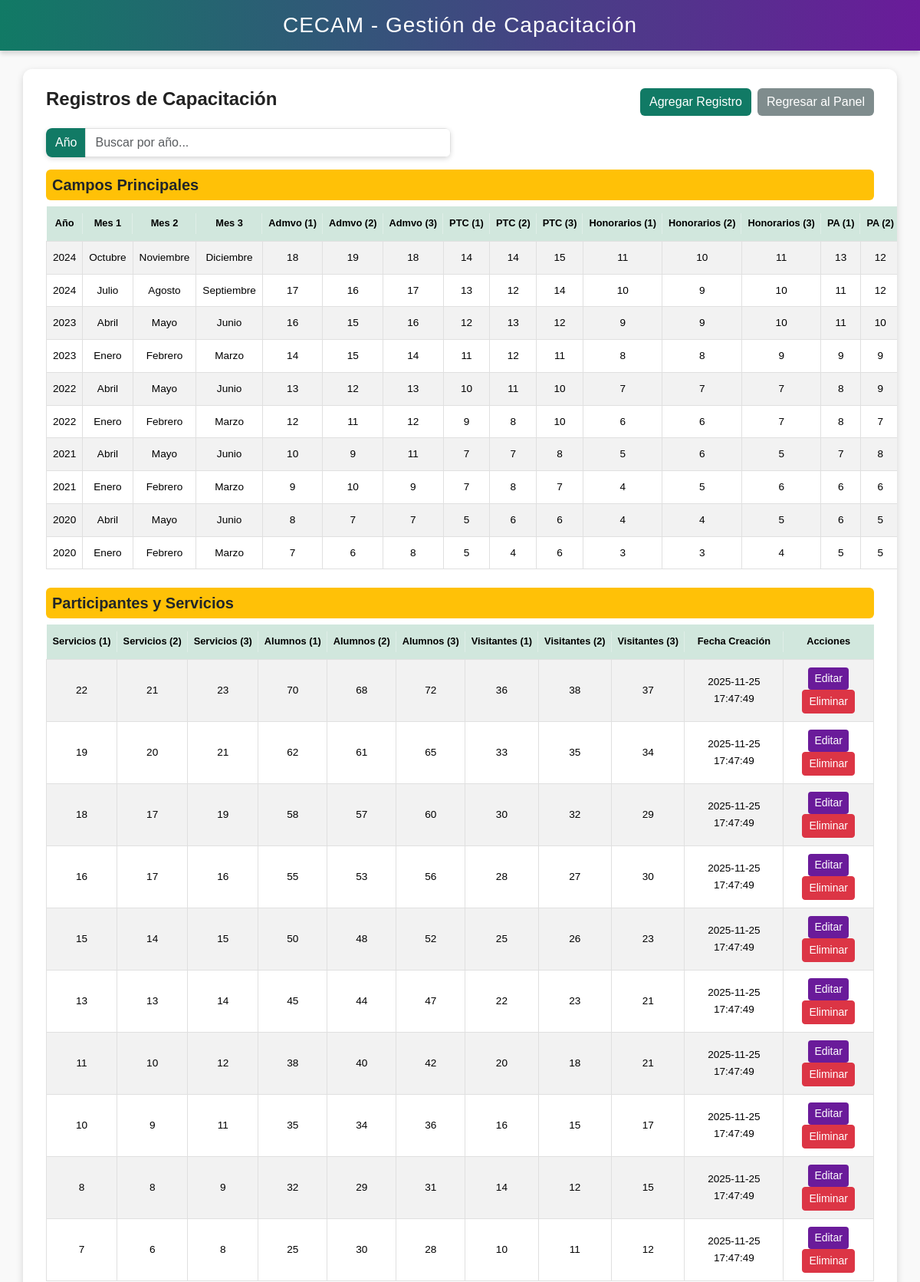
/index.php?view=capacitacion (signed in, upper part), run on the app's committed database.
### tables this page shows
CREATE TABLE `capacitacion` (
  `id_capacitacion` int(11) NOT NULL AUTO_INCREMENT,
  `año` int(11) NOT NULL,
  `mes_1` varchar(50) DEFAULT NULL,
  `mes_2` varchar(50) DEFAULT NULL,
  `mes_3` varchar(50) DEFAULT NULL,
  `admvo1` int(11) DEFAULT 0,
  `admvo2` int(11) DEFAULT 0,
  `admvo3` int(11) DEFAULT 0,
  `PTC1` int(11) DEFAULT 0,
  `PTC2` int(11) DEFAULT 0,
  `PTC3` int(11) DEFAULT 0,
  `Honorarios1` int(11) DEFAULT 0,
  `Honorarios2` int(11) DEFAULT 0,
  `Honorarios3` int(11) DEFAULT 0,
  `PA1` int(11) DEFAULT 0,
  `PA2` int(11) DEFAULT 0,
  `PA3` int(11) DEFAULT 0,
  `Servicios1` int(11) DEFAULT 0,
  `Servicios2` int(11) DEFAULT 0,
  `Servicios3` int(11) DEFAULT 0,
  `Alumnos1` int(11) DEFAULT 0,
  `Alumnos2` int(11) DEFAULT 0,
  `Alumnos3` int(11) DEFAULT 0,
  `Visitantes1` int(11) DEFAULT 0,
  `Visitantes2` int(11) DEFAULT 0,
  `Visitantes3` int(11) DEFAULT 0,
  `personas_externas_capacitadas1` int(11) DEFAULT 0,
  `personas_externas_capacitadas2` int(11) DEFAULT 0,
  `personas_externas_capacitadas3` int(11) DEFAULT 0,
  `Cantidad_totalCapa1` float DEFAULT 0,
  `Cantidad_totalCapa2` float DEFAULT 0,
  `Cantidad_totalCapa3` float DEFAULT 0,
  `Total_empirico` float DEFAULT 0,
  `Calculo_total_verdadero1` float DEFAULT 0,
  `Calculo_total_verdadero2` float DEFAULT 0,
  `Calculo_total_verdadero3` float DEFAULT 0,
  `total_verdaderoFinal` float DEFAULT 0,
  `cantidad_hombres` int(11) DEFAULT 0,
  `cantidad_mujeres` int(11) DEFAULT 0,
  `porcentaje_hombres` float DEFAULT 0,
  `porcentaje_mujeres` float DEFAULT 0,
  `fecha_creacion` timestamp NOT NULL DEFAULT current_timestamp(),
  PRIMARY KEY (`id_capacitacion`)
);

### app/controllers/CapacitacionController.php (called while the page is built, shortened)
<?php
require_once __DIR__ . '/../models/CapacitacionModel.php';
class CapacitacionController
{
    private $capacitacionModel;
    public function __construct()
    {
        $this->capacitacionModel = new CapacitacionModel();
    }
    public function index()
    {
        $capacitaciones = $this->capacitacionModel->getAll();
        include __DIR__ . '/../views/capacitacion.php';
    }
}
?>

### app/models/Model.php (called while the page is built, shortened)
<?php
require_once(__DIR__ . '/../../config/database.php');
class Model
{
    public function __construct($connection = null)
    {
        if ($connection) {
            $this->db = $connection;
        } else {
            $database = new Database();
            $this->db = $database->connect();
        }
    }
}

### config/database.php (called while the page is built, shortened)
<?php
class Database {
    private $host = "localhost";
    private $user = "root";
    private $password = "";
    private $dbname = "Estancia";
    public function connect() {
        $this->conn = new mysqli($this->host, $this->user, $this->password, $this->dbname);
        $this->conn->set_charset("utf8mb4");
        return $this->conn;
    }
}
?>

### app/models/CapacitacionModel.php (called while the page is built, shortened)
<?php
require_once(__DIR__ . '/Model.php');
class CapacitacionModel extends Model
{
    protected $table = 'capacitacion';
    public function getAll()
    {
        $sql = "SELECT * FROM {$this->table} ORDER BY año DESC";
        $result = $this->db->query($sql);
        $data = [];
        if ($result && $result->num_rows > 0) {
            while ($row = $result->fetch_assoc()) {
                $data[] = $row;
            }
        }
        return $data;
    }
}
?>

### app/views/capacitacion.php (the view, shortened to what this page needs)
<?php
$capacitaciones = $capacitaciones ?? [];
?>
<!DOCTYPE html>
<html lang="es">
<head>
<link href="https://cdn.jsdelivr.net/npm/bootstrap@5.3.2/dist/css/bootstrap.min.css" rel="stylesheet">
<link rel="stylesheet" href="public/css/capa.css">
</head>
<body>
<header class="bg-success text-white text-center py-3">
<h3>CECAM - Gestión de Capacitación</h3>
</header>
<div class="container mt-4">
  <div class="d-flex justify-content-between align-items-center mb-3">
    <h4>Registros de Capacitación</h4>
    <div class="d-flex gap-2">
      <button class="btn btn-success" data-bs-toggle="modal" data-bs-target="#modalAgregar">
        Agregar Registro
      </button>
      <a href="index.php?view=dashboard_admin" class="btn btn-secondary">
        Regresar al Panel
      </a>
    </div>
  </div>
  <div class="row mb-3">
    <div class="col-md-6">
      <div class="input-group">
        <span class="input-group-text">Año</span>
        <input type="number" id="searchInput" class="form-control" placeholder="Buscar por año...">
      </div>
    </div>
  </div>
  <h5 class="bg-warning text-dark p-2 rounded">Campos Principales</h5>
  <table class="table table-striped text-center align-middle tabla-capacitacion">
    <thead class="table-success">
      <tr>
        <th>Año</th>
        <th>Mes 1</th>
        <th>Mes 2</th>
        <th>Mes 3</th>
        <th>Admvo (1)</th>
        <th>Admvo (2)</th>
        <th>Admvo (3)</th>
        <th>PTC (1)</th>
        <th>PTC (2)</th>
        <th>PTC (3)</th>
        <th>Honorarios (1)</th>
        <th>Honorarios (2)</th>
        <th>Honorarios (3)</th>
        <th>PA (1)</th>
        <th>PA (2)</th>
      </tr>
    </thead>
    <tbody>
      <?php foreach ($capacitaciones as $c): ?>
      <tr data-year="<?= (int)$c['año'] ?>">
        <td><?= $c['año'] ?></td>
        <td><?= htmlspecialchars($c['mes_1']) ?></td>
        <td><?= htmlspecialchars($c['mes_2']) ?></td>
        <td><?= htmlspecialchars($c['mes_3']) ?></td>
        <td><?= $c['admvo1'] ?></td>
        <td><?= $c['admvo2'] ?></td>
        <td><?= $c['admvo3'] ?></td>
        <td><?= $c['PTC1'] ?></td>
        <td><?= $c['PTC2'] ?></td>
        <td><?= $c['PTC3'] ?></td>
        <td><?= $c['Honorarios1'] ?></td>
        <td><?= $c['Honorarios2'] ?></td>
        <td><?= $c['Honorarios3'] ?></td>
        <td><?= $c['PA1'] ?></td>
        <td><?= $c['PA2'] ?></td>
      </tr>
      <?php endforeach; ?>
    </tbody>
  </table>
  <h5 class="bg-warning text-dark p-2 rounded mt-4">Participantes y Servicios</h5>
  <table class="table table-striped text-center align-middle tabla-capacitacion">
    <thead class="table-success">
      <tr>
        <th>Servicios (1)</th>
        <th>Servicios (2)</th>
        <th>Servicios (3)</th>
        <th>Alumnos (1)</th>
        <th>Alumnos (2)</th>
        <th>Alumnos (3)</th>
        <th>Visitantes (1)</th>
        <th>Visitantes (2)</th>
        <th>Visitantes (3)</th>
        <th>Fecha Creación</th>
        <th>Acciones</th>
      </tr>
    </thead>
    <tbody>
      <?php foreach ($capacitaciones as $c): ?>
      <tr data-year="<?= (int)$c['año'] ?>">
        <td><?= $c['Servicios1'] ?></td>
        <td><?= $c['Servicios2'] ?></td>
        <td><?= $c['Servicios3'] ?></td>
        <td><?= $c['Alumnos1'] ?></td>
        <td><?= $c['Alumnos2'] ?></td>
        <td><?= $c['Alumnos3'] ?></td>
        <td><?= $c['Visitantes1'] ?></td>
        <td><?= $c['Visitantes2'] ?></td>
        <td><?= $c['Visitantes3'] ?></td>
        <td><?= $c['fecha_creacion'] ?></td>
        <td>
          <button class="btn btn-warning btn-sm btnEditar"
              data-id="<?= $c['id_capacitacion'] ?>"
              data-año="<?= $c['año'] ?>"
              data-mes_1="<?= htmlspecialchars($c['mes_1'], ENT_QUOTES) ?>"
              data-mes_2="<?= htmlspecialchars($c['mes_2'], ENT_QUOTES) ?>"
              data-mes_3="<?= htmlspecialchars($c['mes_3'], ENT_QUOTES) ?>"
              data-admvo1="<?= $c['admvo1'] ?>"
              data-admvo2="<?= $c['admvo2'] ?>"
              data-admvo3="<?= $c['admvo3'] ?>"
              data-ptc1="<?= $c['PTC1'] ?>"
              data-ptc2="<?= $c['PTC2'] ?>"
              data-ptc3="<?= $c['PTC3'] ?>"
              data-honorarios1="<?= $c['Honorarios1'] ?>"
              data-honorarios2="<?= $c['Honorarios2'] ?>"
              data-honorarios3="<?= $c['Honorarios3'] ?>"
              data-pa1="<?= $c['PA1'] ?>"
              data-pa2="<?= $c['PA2'] ?>"
              data-pa3="<?= $c['PA3'] ?>"
              data-servicios1="<?= $c['Servicios1'] ?>"
              data-servicios2="<?= $c['Servicios2'] ?>"
              data-servicios3="<?= $c['Servicios3'] ?>"
              data-alumnos1="<?= $c['Alumnos1'] ?>"
              data-alumnos2="<?= $c['Alumnos2'] ?>"
              data-alumnos3="<?= $c['Alumnos3'] ?>"
              data-visitantes1="<?= $c['Visitantes1'] ?>"
              data-visitantes2="<?= $c['Visitantes2'] ?>"
              data-visitantes3="<?= $c['Visitantes3'] ?>"
              data-externos1="<?= $c['personas_externas_capacitadas1'] ?>"
              data-externos2="<?= $c['personas_externas_capacitadas2'] ?>"
              data-externos3="<?= $c['personas_externas_capacitadas3'] ?>"
              data-hombres="<?= $c['cantidad_hombres'] ?>"
              data-mujeres="<?= $c['cantidad_mujeres'] ?>"
              data-bs-toggle="modal" data-bs-target="#modalEditar">
              Editar
          </button>
          <a href="index.php?controller=capacitacion&action=eliminar&id=<?= $c['id_capacitacion'] ?>"
             class="btn btn-danger btn-sm"
             onclick="return confirm('¿Eliminar este registro?');">
              Eliminar
          </a>
        </td>
      </tr>
      <?php endforeach; ?>
    </tbody>
  </table>
</div>
</body>
</html>

### public/css/capa.css (style rules this page uses)
:root { --verde-cecam: #117a65; --morado-cecam: #6a1b9a; --verde-claro: #d5f5e3; --morado-claro: #ede7f6; --amarillo: #f1c40f; --gris-claro: #f9f9f9; --sombra: rgba(0, 0, 0, 0.15); --borde: #e0e0e0; }
body { font-family: "Poppins", sans-serif; background-color: var(--gris-claro); color: #222; line-height: 1.6; }
header { background: linear-gradient(90deg, var(--verde-cecam), var(--morado-cecam)); box-shadow: 0 4px 6px var(--sombra); padding: 1rem 0; }
h3 { letter-spacing: 1px; margin: 0; }
h4, h5, h6 { font-weight: 600; }
.container { background: white; border-radius: 12px; box-shadow: 0 3px 10px var(--sombra); padding: 25px 30px; margin: 30px auto; width: 95%; max-width: 1400px; overflow-x: auto; }
.btn-success { background: var(--verde-cecam); border: none; transition: all 0.3s ease; font-weight: 500; }
.btn-warning { background: var(--morado-cecam); color: white !important; border: none; transition: all 0.3s ease; font-weight: 500; }
.btn-secondary { background: #7f8c8d; border: none; font-weight: 500; }
.tabla-capacitacion { width: 100%; margin: 0; border-collapse: collapse; font-size: 0.85rem; }
.tabla-capacitacion thead { background: linear-gradient(135deg, var(--morado-cecam), #8e44ad); color: white; position: sticky; top: 0; }
.tabla-capacitacion th { padding: 12px 8px; font-weight: 600; text-align: center; border: none; font-size: 0.8rem; white-space: nowrap; position: relative; }
.tabla-capacitacion th:not(:last-child)::after { content: ""; position: absolute; right: 0; top: 20%; height: 60%; width: 1px; background: rgba(255,255,255,0.3); }
.tabla-capacitacion td { padding: 10px 8px; text-align: center; border: 1px solid var(--borde); vertical-align: middle; transition: all 0.2s ease; }
.tabla-capacitacion tbody tr { transition: all 0.3s ease; }
.tabla-capacitacion tbody tr:nth-of-type(even) { background-color: #f8f9fa; }
.tabla-capacitacion tbody tr:nth-of-type(odd) { background-color: white; }
.input-group { border-radius: 8px; overflow: hidden; box-shadow: 0 2px 6px var(--sombra); }
.input-group-text { background: var(--verde-cecam); color: white; border: none; font-weight: 500; }
.form-control { border: 1px solid var(--borde); transition: all 0.3s ease; }

### data on the page
capacitacion: año "2024", mes_1 "Octubre", mes_2 "Noviembre", mes_3 "Diciembre", admvo1 "18", admvo2 "19", admvo3 "18", PTC1 "14", PTC2 "14", PTC3 "15", Honorarios1 "11", Honorarios2 "10", Honorarios3 "11", PA1 "13", PA2 "12", Servicios1 "22", Servicios2 "21", Servicios3 "23", Alumnos1 "70", Alumnos2 "68", Alumnos3 "72", Visitantes1 "36", Visitantes2 "38", Visitantes3 "37", fecha_creacion "2025-11-25 17:47:49"
capacitacion: año "2024", mes_1 "Julio", mes_2 "Agosto", mes_3 "Septiembre", admvo1 "17", admvo2 "16", admvo3 "17", PTC1 "13", PTC2 "12", PTC3 "14", Honorarios1 "10", Honorarios2 "9", Honorarios3 "10", PA1 "11", PA2 "12", Servicios1 "19", Servicios2 "20", Servicios3 "21", Alumnos1 "62", Alumnos2 "61", Alumnos3 "65", Visitantes1 "33", Visitantes2 "35", Visitantes3 "34", fecha_creacion "2025-11-25 17:47:49"
capacitacion: año "2023", mes_1 "Abril", mes_2 "Mayo", mes_3 "Junio", admvo1 "16", admvo2 "15", admvo3 "16", PTC1 "12", PTC2 "13", PTC3 "12", Honorarios1 "9", Honorarios2 "9", Honorarios3 "10", PA1 "11", PA2 "10", Servicios1 "18", Servicios2 "17", Servicios3 "19", Alumnos1 "58", Alumnos2 "57", Alumnos3 "60", Visitantes1 "30", Visitantes2 "32", Visitantes3 "29", fecha_creacion "2025-11-25 17:47:49"
capacitacion: año "2023", mes_1 "Enero", mes_2 "Febrero", mes_3 "Marzo", admvo1 "14", admvo2 "15", admvo3 "14", PTC1 "11", PTC2 "12", PTC3 "11", Honorarios1 "8", Honorarios2 "8", Honorarios3 "9", PA1 "9", PA2 "9", Servicios1 "16", Servicios2 "17", Servicios3 "16", Alumnos1 "55", Alumnos2 "53", Alumnos3 "56", Visitantes1 "28", Visitantes2 "27", Visitantes3 "30", fecha_creacion "2025-11-25 17:47:49"
capacitacion: año "2022", mes_1 "Abril", mes_2 "Mayo", mes_3 "Junio", admvo1 "13", admvo2 "12", admvo3 "13", PTC1 "10", PTC2 "11", PTC3 "10", Honorarios1 "7", Honorarios2 "7", Honorarios3 "7", PA1 "8", PA2 "9", Servicios1 "15", Servicios2 "14", Servicios3 "15", Alumnos1 "50", Alumnos2 "48", Alumnos3 "52", Visitantes1 "25", Visitantes2 "26", Visitantes3 "23", fecha_creacion "2025-11-25 17:47:49"
capacitacion: año "2022", mes_1 "Enero", mes_2 "Febrero", mes_3 "Marzo", admvo1 "12", admvo2 "11", admvo3 "12", PTC1 "9", PTC2 "8", PTC3 "10", Honorarios1 "6", Honorarios2 "6", Honorarios3 "7", PA1 "8", PA2 "7", Servicios1 "13", Servicios2 "13", Servicios3 "14", Alumnos1 "45", Alumnos2 "44", Alumnos3 "47", Visitantes1 "22", Visitantes2 "23", Visitantes3 "21", fecha_creacion "2025-11-25 17:47:49"
capacitacion: año "2021", mes_1 "Abril", mes_2 "Mayo", mes_3 "Junio", admvo1 "10", admvo2 "9", admvo3 "11", PTC1 "7", PTC2 "7", PTC3 "8", Honorarios1 "5", Honorarios2 "6", Honorarios3 "5", PA1 "7", PA2 "8", Servicios1 "11", Servicios2 "10", Servicios3 "12", Alumnos1 "38", Alumnos2 "40", Alumnos3 "42", Visitantes1 "20", Visitantes2 "18", Visitantes3 "21", fecha_creacion "2025-11-25 17:47:49"
capacitacion: año "2021", mes_1 "Enero", mes_2 "Febrero", mes_3 "Marzo", admvo1 "9", admvo2 "10", admvo3 "9", PTC1 "7", PTC2 "8", PTC3 "7", Honorarios1 "4", Honorarios2 "5", Honorarios3 "6", PA1 "6", PA2 "6", Servicios1 "10", Servicios2 "9", Servicios3 "11", Alumnos1 "35", Alumnos2 "34", Alumnos3 "36", Visitantes1 "16", Visitantes2 "15", Visitantes3 "17", fecha_creacion "2025-11-25 17:47:49"
capacitacion: año "2020", mes_1 "Abril", mes_2 "Mayo", mes_3 "Junio", admvo1 "8", admvo2 "7", admvo3 "7", PTC1 "5", PTC2 "6", PTC3 "6", Honorarios1 "4", Honorarios2 "4", Honorarios3 "5", PA1 "6", PA2 "5", Servicios1 "8", Servicios2 "8", Servicios3 "9", Alumnos1 "32", Alumnos2 "29", Alumnos3 "31", Visitantes1 "14", Visitantes2 "12", Visitantes3 "15", fecha_creacion "2025-11-25 17:47:49"
capacitacion: año "2020", mes_1 "Enero", mes_2 "Febrero", mes_3 "Marzo", admvo1 "7", admvo2 "6", admvo3 "8", PTC1 "5", PTC2 "4", PTC3 "6", Honorarios1 "3", Honorarios2 "3", Honorarios3 "4", PA1 "5", PA2 "5", Servicios1 "7", Servicios2 "6", Servicios3 "8", Alumnos1 "25", Alumnos2 "30", Alumnos3 "28", Visitantes1 "10", Visitantes2 "11", Visitantes3 "12", fecha_creacion "2025-11-25 17:47:49"
